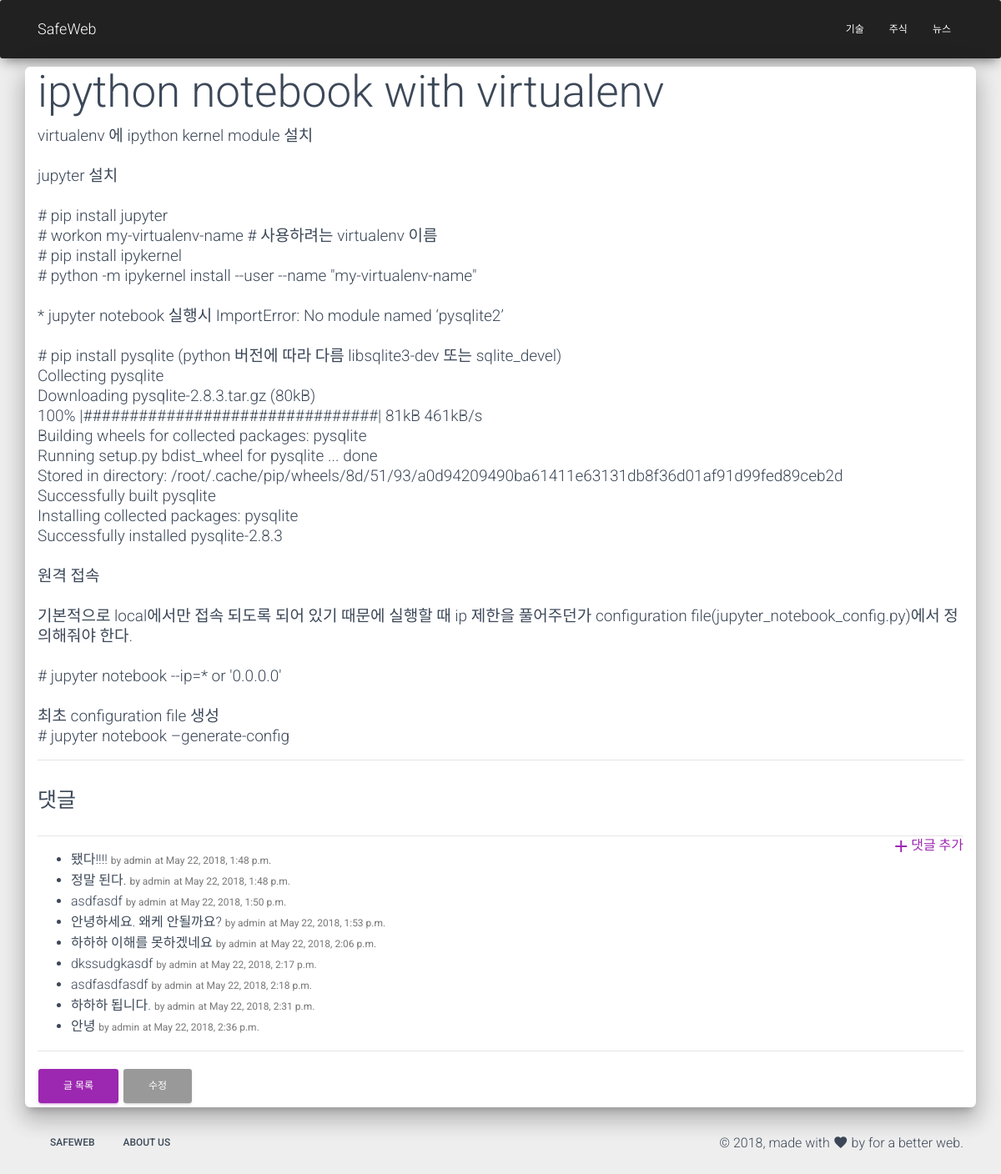
/blog/post/ipython-notebook-virtualenv/1/, run on an earlier commit of the app's database.
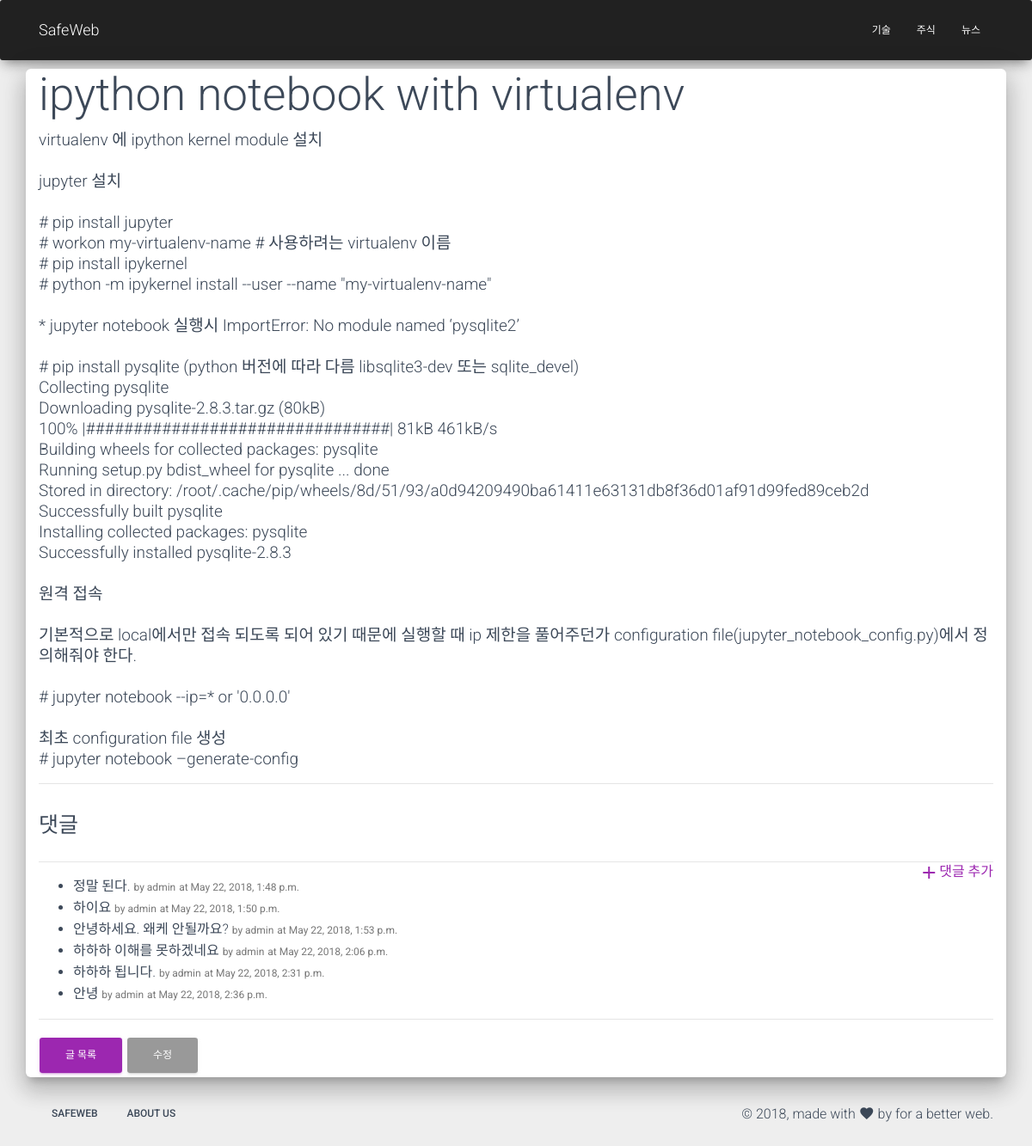
And on a later commit of the database.
### blog/models.py (models this page shows, shortened)
class Post(models.Model):
    category = models.ForeignKey(Category, on_delete=models.SET_NULL, null=True, related_name='posts')
    author = models.ForeignKey(settings.AUTH_USER_MODEL, on_delete=models.SET_NULL, null=True)
    title = models.CharField(max_length=100)
    content = models.TextField(validators=[min_length_3_validator])
    Tags = models.ManyToManyField('Tag', blank=True)
    slug = models.SlugField(max_length=200, db_index=True, unique=True, allow_unicode=True)
    Comments = models.PositiveSmallIntegerField(default=0, null=True)
    created = models.DateTimeField(auto_now_add=True)
    updated = models.DateTimeField(auto_now=True)
    published = models.DateTimeField(blank=True, null=True)
    image = models.ImageField(default='default.png', upload_to='post/%Y/%m/%d', blank=True)
    ip = models.GenericIPAddressField(null=True)
    class Meta:
        ordering = ['-created']
        index_together = (('id', 'slug'),)

class Comment(models.Model):
    post = models.ForeignKey('post', on_delete=models.CASCADE, null=False)
    author = models.ForeignKey(settings.AUTH_USER_MODEL, on_delete=models.SET_NULL, null=True)
    message = models.TextField(max_length=2000, null=False)
    created = models.DateTimeField(auto_now_add=True)
    updated = models.DateTimeField(auto_now=True)
    is_public = models.BooleanField(default=False)
    ip = models.GenericIPAddressField(null=True)

### blog/views.py (the view, shortened to what this page needs)
# urls.py: path('post/<slug>/<int:id>/', views.post_detail, name='post_detail'),
def post_detail(request, slug, id):
    post = get_object_or_404(Post, slug=slug, id=id)
    return render(request, 'blog/post_detail.html', {'post': post})

### blog/templates/blog/post_detail.html (shortened to what this page needs)
{% extends 'blog/post_base.html' %}
{% load staticfiles %}
{% block post %}
<div class="col-12">
    <div class="post">
        <h1>{{ post.title }}</h1>
        <p>{{ post.content |linebreaksbr }}</p>
    </div>
    <hr>
    <div class="title">
        <h3>댓글</h3>
    </div>
    <a href="{% url 'blog:comment_create' post.slug post.id %}" class="pull-right">
        <i class="material-icons">add</i>댓글 추가
    </a>
    <hr />
    <ul>
        {% for comment in post.comment_set.all %}
        <li>
            {{ comment.message }}
            <small>by {{ comment.author }}</small>
            <small>at {{ comment.created }}</small>
        </li>
    {% endfor %}
    </ul>
    <hr>
    <a href="{% url "blog:post_list" %}" class='btn btn-primary'>글 목록</a>
    <a href="{% url "blog:post_edit"  post.slug post.id %}" class='btn btn-default'>수정</a>
</div>
{% endblock post%}

### blog/templates/blog/post_base.html
{% extends 'SEO.html' %}
{% load staticfiles %}
{% block content%}
{% block post %}
{% endblock post %}
{% endblock content %}

### templates/SEO.html (shortened to what this page needs)
{% extends 'base.html' %}

### templates/base.html (shortened to what this page needs)
{% load staticfiles %}
<!DOCTYPE html>
<html>
    <link rel="stylesheet" href="https://maxcdn.bootstrapcdn.com/font-awesome/latest/css/font-awesome.min.css" />
    <link type="text/css" rel="stylesheet" href="{% static 'css/material-kit.css' %}"/>
<body class="index-page sidebar-collapse">
<nav class="navbar navbar-inverse navbar-expand-lg bg-dark" role="navigation-demo"  color-on-scroll="100" id="sectionsNav">
  <div class="container">
    <div class="navbar-translate">
      <a class="navbar-brand" href="{% url 'root' %}">SafeWeb</a>
    </div>
    <div class="collapse navbar-collapse">
      <ul class="navbar-nav ml-auto">
        <li class="nav-item">
          <a href="#pablo" class="nav-link">기술</a>
        </li>
        <li class="nav-item">
          <a href="#pablo" class="nav-link">주식</a>
        </li>
        <li class="nav-item">
          <a href="#pablo" class="nav-link">뉴스</a>
        </li>
      </ul>
    </div>
  </div>
</nav>
<div class="page-content">
  <div class="main main-raised" style="margin: -10px 30px 0px;">
  {% block content %}
  {% endblock content %}
  </div>
  <footer class="footer footer-default"  data-background-color="black">
    <div class="container">
        <nav class="float-left">
          <ul>
              <li>
                  <a href="{% url 'root' %}">
                      SafeWeb
                  </a>
              </li>
              <li>
                  <a href="{% url 'root' %}">
                      About Us
                  </a>
              </li>
          </ul>
        </nav>
        <div class="copyright float-right">
            &copy;
            , made with <i class="material-icons">favorite</i> by
            for a better web.
        </div>
    </div>
</footer>
</div>
</body>
</html>

### blog/templates/blog/post_detail.html (style rules this page uses)
p { font-size: 19px; }

What changed in the data, as far as the page shows it:
removed Comment: message "됐다!!!!", author "admin", created "May 22, 2018, 1:48 p.m."
removed Comment: message "dkssudgkasdf", author "admin", created "May 22, 2018, 2:17 p.m."
removed Comment: message "asdfasdfasdf", author "admin", created "May 22, 2018, 2:18 p.m."
changed Comment: message "asdfasdf" → "하이요"
